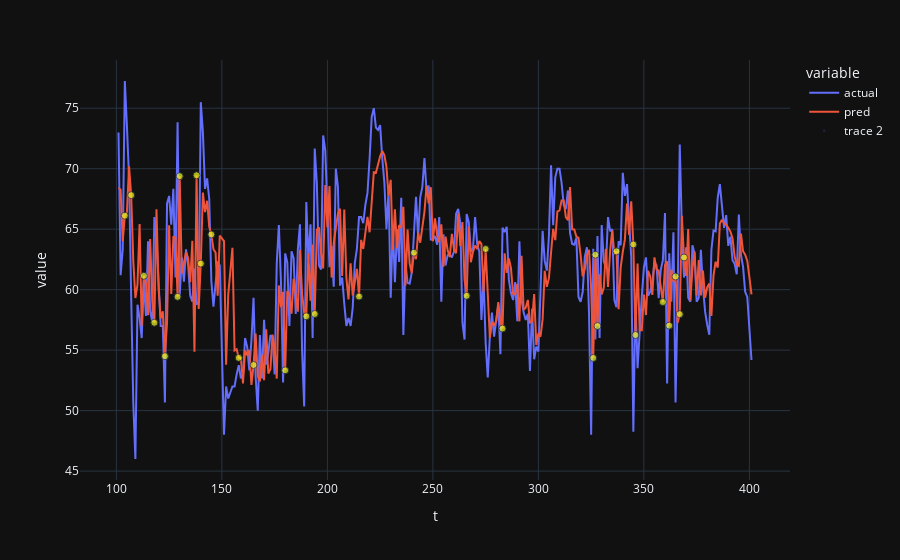

The cell this chart's notebook holds for it:
### Markdown cell above
### Model 2: Bayesian linear regression + CUSUM

Directly adjusted.

- http://www.prodsyse.com/Bayes-Adj%20Cusum2.pdf
- https://cran.r-project.org/web/packages/spcadjust/vignettes/CUSUM_LinearRegression.html
- https://github.com/BMClab/BMC/blob/master/functions/detect_cusum.py

### Code cell
""" Model setup """

import numpy as np
from scipy import stats

# adapted from https://maxhalford.github.io/blog/bayesian-linear-regression/
# + computer class code
# n_features = REG_L
# alpha = 0.1 
# beta = 1
# mean = np.zeros(n_features)
# cov_inv = np.identity(n_features) / alpha

class BayesLinReg:
    def __init__(self, n_features, alpha, beta):
        self.n_features = n_features
        self.alpha = alpha
        self.beta = beta
        self.mean = np.zeros(n_features)
        self.cov_inv = np.identity(n_features) / alpha
    def learn(self, x, y):
        # Update the inverse covariance matrix (Bishop eq. 3.51)
        cov_inv = self.cov_inv + self.beta * np.outer(x, x)
        # Update the mean vector (Bishop eq. 3.50)
        cov = np.linalg.inv(cov_inv)
        mean = cov @ (self.cov_inv @ self.mean + self.beta * y * x)
        self.cov_inv = cov_inv
        self.mean = mean
        return self
    def predict(self, x):
        # Obtain the predictive mean (Bishop eq. 3.58)
        y_pred_mean = x @ self.mean
        # Obtain the predictive variance (Bishop eq. 3.59)
        w_cov = np.linalg.inv(self.cov_inv)
        y_pred_var = 1 / self.beta + x @ w_cov @ x.T
        return stats.norm(loc=y_pred_mean, scale=y_pred_var ** .5)
    @property
    def weights_dist(self):
        cov = np.linalg.inv(self.cov_inv)
        return stats.multivariate_normal(mean=self.mean, cov=cov)

df_X = ts
x_obs = np.c_[df_X]

# Parameters here
REG_L = 15
blr = BayesLinReg(n_features=REG_L, alpha=0.1, beta=1)
df_pred_vs_actual = []
residuals = np.zeros(x_obs.shape)

### CUSUM parameters
threshold = 15 # increase for more strict
drift = 0
gp, gn = np.zeros(x_obs.size), np.zeros(x_obs.size)
ta, tai, taf = np.array([[], [], []], dtype=int)
tap, tan = 0, 0
amp = np.array([])

""" Train sequentially """
timerange = range(REG_L, x_obs.size-1) # data starts at 0 so start analysis at L for L lags
for i in timerange:
    if (i % 10000 == 0): print("Training observation {} / {} ...".format(i+1, n-1))
#     y = np.array(x_obs[i])
    y = x_obs[i].tolist()[0]
    x = np.array(x_obs[(i-REG_L):i]).reshape(-1,)
    
    # impute mean if lags are NaN, if not possible then put NA and continue
    if np.isnan([x]).any():
        # impute mean if possible, if not then do NA
        x_nonna = x[~np.isnan(x)]
        if len(x_nonna) < 1:
            df_pred_vs_actual.append([i, y, np.nan])
            continue
        else:
            x_impute = np.copy(x)
            x_impute[np.isnan(x_impute)] = np.nanmean(x_impute)
            x = x_impute
    
    # skip training if output is NA
    if (np.isnan([y]).any()):
        continue

    if (i <= 100):
        # just train
        blr.learn(x, y)
        continue

    yhat = blr.predict(x).mean()
    if (np.isnan(yhat).any()):
        break
    df_pred_vs_actual.append([i, y, yhat])
    blr.learn(x, y)
    residuals[i] = y - yhat
    
    """ CUSUM """

    # CUSUM on the (online) residuals
    # (only run if already have 1 or more residuals calculated)
    r = residuals
    if (r[i-1] == 0):
        continue
    
    # Auto-estimate drift to be (1/2)*expected change
    # aka mean of the last REG_LAG residuals.
    drift = np.mean(residuals[(i-REG_L):i]) / 2
    
    # Auto-estimate threshold to be 
    
    s = np.array(r[i]) - np.array(r[i-1])
    gp[i] = gp[i-1] + s - drift  # cumulative sum for + change
    gn[i] = gn[i-1] - s - drift  # cumulative sum for - change
    if gp[i] < 0:
        gp[i], tap = 0, i
    if gn[i] < 0:
        gn[i], tan = 0, i
    if gp[i] > threshold or gn[i] > threshold:  # change detected!
        ta = np.append(ta, i)    # alarm index
        tai = np.append(tai, tap if gp[i] > threshold else tan)  # start
        gp[i], gn[i] = 0, 0      # reset alarm
    
    if (i > 400):
        break

""" Plot """
df_plt = pd.DataFrame(df_pred_vs_actual)
df_plt.columns = ['t', 'actual', 'pred']
df_plt['resid'] = df_plt['actual'] - df_plt['pred']
df_plt = pd.merge(df_plt, pd.DataFrame({"t": ta, "break": 1}), on="t", how="left").fillna(0)
fig = px.line(df_plt, x="t", y=['actual', 'pred'], template="plotly_dark")
fig.add_scatter(x=df_plt['t'], y=df_plt['pred'], mode="markers",
                marker_size=df_plt['break']*7, # because binary
                marker_color=df_plt['break'])
display(fig)

# # residuals plot
# fig2 = px.line(df_plt, x='t', y=['resid'], template='plotly_dark')
# fig2.add_scatter(x=df_plt['t'], y=df_plt['resid'], mode="markers", marker_color=df_plt['break'])
# display(fig2)

### Figure 1 — Plotly figure (JSON) as saved in the notebook; plotly's stock layout.template omitted (floating-point values rounded to 4 significant figures; data arrays with more than 128 entries replaced by an {"elided": "..."} marker saying what was removed)
{"data": [{"hovertemplate": "variable=actual<br>t=%{x}<br>value=%{y}<extra></extra>", "legendgroup": "actual", "line": {"color": "#636efa", "dash": "solid"}, "mode": "lines", "name": "actual", "orientation": "v", "showlegend": true, "type": "scatter", "x": {"elided": "299 int values"}, "xaxis": "x", "y": {"elided": "299 float values"}, "yaxis": "y"}, {"hovertemplate": "variable=pred<br>t=%{x}<br>value=%{y}<extra></extra>", "legendgroup": "pred", "line": {"color": "#EF553B", "dash": "solid"}, "mode": "lines", "name": "pred", "orientation": "v", "showlegend": true, "type": "scatter", "x": {"elided": "299 int values"}, "xaxis": "x", "y": {"elided": "299 float values"}, "yaxis": "y"}, {"marker": {"color": {"elided": "299 int values"}, "size": {"elided": "299 int values"}}, "mode": "markers", "type": "scatter", "x": {"elided": "299 int values"}, "y": {"elided": "299 float values"}}], "layout": {"legend": {"title": {"text": "variable"}, "tracegroupgap": 0}, "margin": {"t": 60}, "xaxis": {"anchor": "y", "domain": [0, 1], "title": {"text": "t"}}, "yaxis": {"anchor": "x", "domain": [0, 1], "title": {"text": "value"}}}}
